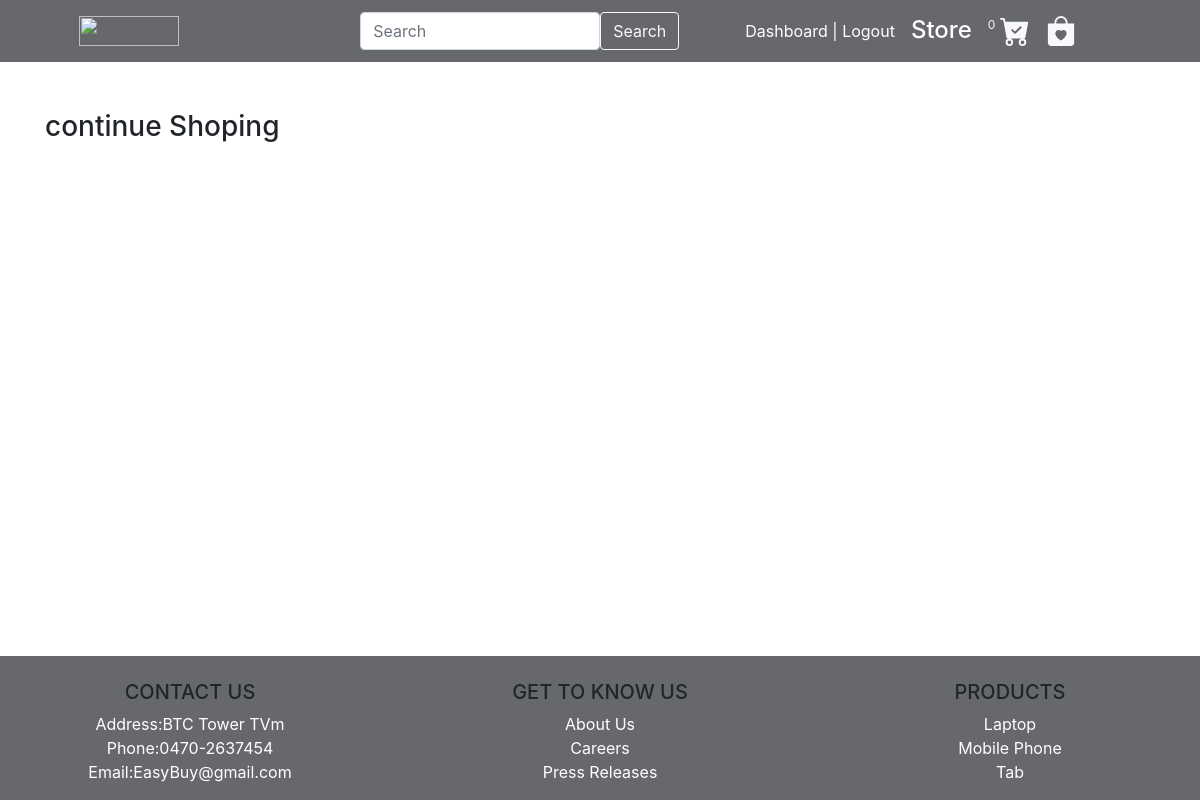
Page /cart/ (signed in) on the earlier database version.
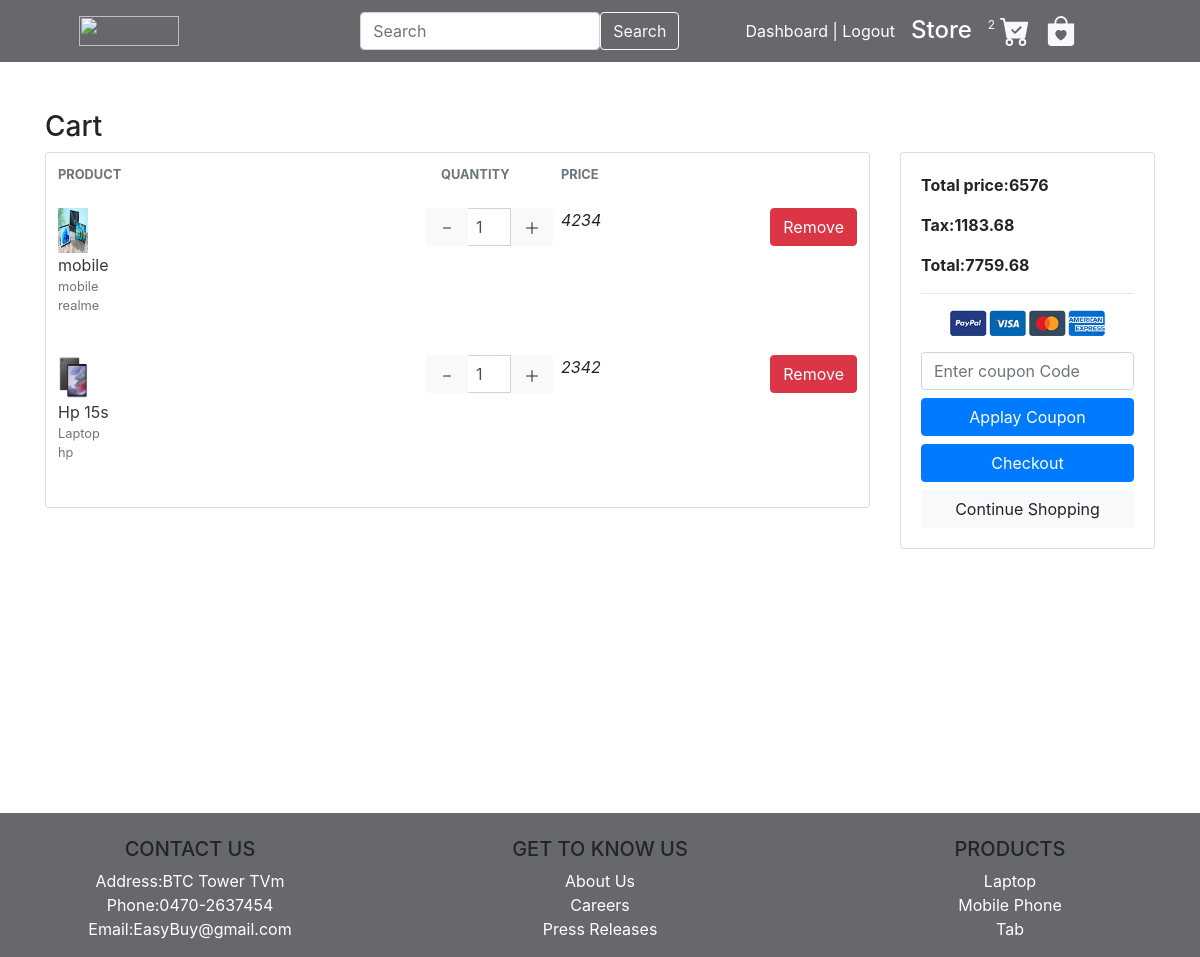
Same page on the later database version.
### cart/models.py (models this page shows, shortened)
class Cartitem(models.Model):
    user=models.ForeignKey(Account,on_delete=models.CASCADE,null=True,)
    products=models.ForeignKey(product,on_delete=models.CASCADE)
    variations=models.ManyToManyField(Variation,default=True)
    cart=models.ForeignKey(Cart,on_delete=models.CASCADE,null=True)
    quantity=models.IntegerField()
    is_active=models.BooleanField(default=True)

### product/models.py (models this page shows, shortened)
class product(models.Model):
    product_name=models.CharField(max_length=200,default='')
    product_model=models.CharField(max_length=50,default='')
    slug=models.SlugField(max_length=500,unique=True,default=uuid.uuid1)
    description=models.TextField(max_length=100)
    ram=models.TextField(max_length=50)
    Screensize=models.TextField(max_length=200)
    processor=models.TextField(max_length=100)
    storage=models.TextField(max_length=100)
    price=models.IntegerField()
    stock=models.IntegerField()
    image1 = models.ImageField(upload_to='photo/storetem',default='')
    image2 = models.ImageField(upload_to='photo/storetem',default='')
    image3 = models.ImageField(upload_to='photo/storetem',default='')
    category=models.ForeignKey(category,on_delete=models.CASCADE)
    brand = models.ForeignKey(brand, on_delete=models.CASCADE)
    is_available=models.BooleanField(default=True)
    new_price=models.IntegerField(default=0)
    discount=models.CharField(max_length=100,default=0)

### category/models.py (models this page shows, shortened)
class category(models.Model):
    category_name = models.CharField(max_length=50, unique=True)
    slug = models.SlugField(max_length=50, unique=True)
    description = models.TextField(max_length=224, blank=True)
    cat_image = models.ImageField(upload_to='photo/categories', blank=True)
    def __str__(self):
        return self.category_name

### brand/models.py (models this page shows)
class brand(models.Model):
    brand_name = models.CharField(max_length=50, unique=True)
    slug = models.SlugField(max_length=50, unique=True)
    description = models.TextField(max_length=224, blank=True)
    brand_image = models.ImageField(upload_to='photo/brand', blank=True)
    def __str__(self):
        return self.brand_name

### cart/views.py (the view)
# urls.py: path('', views.cart, name='cartpage'),
def cart(request, total=0, quntity=0, cart_items=None):
    try:
        reduction=0
        tax = 0
        granttotal = 0
        if request.user.is_authenticated:
            cart_items=Cartitem.objects.filter(user=request.user,is_active=True)
            if 'coupon_code' in request.session:
                print(request.session['coupon_code'])
                coupon = Coupon.objects.get(coupon_code=request.session['coupon_code'])
                reduction = coupon.amount
                print(reduction)
                a = cart_items.count()
                if a <= 0:
                    del request.session['coupon_code']
            else:
                reduction = 0
        else:
            cart = Cart.objects.get(cart_id=_cart_id(request))
            cart_items = Cartitem.objects.filter(cart=cart, is_active=True)
        for cart_item in cart_items:
            if cart_item.products.new_price !=0:
                total = total + (cart_item.products.new_price * cart_item.quantity)
            else:
                total = total + (cart_item.products.price * cart_item.quantity)
            quntity = quntity + cart_item.quantity
            tax = (18 * total) / 100
            granttotal = total + tax-reduction
    except ObjectDoesNotExist:
        pass
    print(granttotal)
    context = {
        'total': total,
        'quntity': quntity,
        'cart_items': cart_items,
        'tax': tax,
        'granttotal': granttotal
    }
    return render(request, 'cart/cartview.html', context)

### cart/context_processors.py (called while the page is built)
def counder(request):
    cart_count = 0
    if 'admin' in request.path:
        return {}
    else:
        try:
            cart = Cart.objects.filter(cart_id=_cart_id(request))
            if request.user.is_authenticated:
                cart_items=Cartitem.objects.all().filter(user=request.user)
            else:
                cart_items = Cartitem.objects.all().filter(cart=cart[:1])
            for cart_item in cart_items:
                cart_count += cart_item.quantity
        except Cart.DoesNotExist:
            cart_count = 0
    return dict(cart_count=cart_count)

### cart/views.py (called while the page is built)
def _cart_id(request):
    cart = request.session.session_key
    if not cart:
        cart = request.session.create()
    return cart

### category/context_processors.py (called while the page is built)
def menu_links(request):
    links=category.objects.all()
    return  dict(links=links)

### templates/cart/cartview.html (shortened to what the changed rows need)
{%extends "base/basecode.html" %}
{% load static %}
{%block content%}
<section class="section-content padding-y bg mt-5">
    <div class="container">
        {% if not cart_items %}
        <h3>continue Shoping</h3>
        <br>
        <br>
        <br>
        <br>
        <br>
        <br>
        <br>
        <br>
        <br>
        <br>
        {% else %}
        <h3>Cart</h3>
        <div class="row">
            <aside class="col-lg-9">
                <div class="card">
                    <table class="table table-borderless table-shopping-cart">
                        <thead class="text-muted">
                        <tr class="small text-uppercase">
                            <th scope="col">Product</th>
                            <th scope="col" width="120">Quantity</th>
                            <th scope="col" width="120">Price</th>
                            <th scope="col" class="text-right" width="200"></th>
                        </tr>
                        </thead>
                        <tbody>
                        {%for x in cart_items %}
                        <tr>
                            <td>
                                <figure class="itemside align-items-center">
                                    <div class="aside"><img src="{{x.products.image1.url}}" height="45" width="30" class="img-sm"></div>
                                    <figcaption class="info">
                                        <a href="#" class="title text-dark">{{x.products.product_name}}</a>
                                        <p class="text-muted small">{{x.products.category}} <br>
                                            {{x.products.brand}}<br>
                                        </p>
                                    </figcaption>
                                </figure>
                            </td>
                            <td>
                                <div class="row">
                                    <div class="input-group input-spinner">
                                        <div class="input-group-prepend">
                                            <a href="{% url 'remove_cart' x.products.id x.id %}" class="btn btn-light"
                                               type="button">
                                                <svg xmlns="http://www.w3.org/2000/svg" width="16" height="16"
                                                     fill="currentColor" class="bi bi-dash m" viewBox="0 0 16 16"   >
                                                    <path d="M4 8a.5.5 0 0 1 .5-.5h7a.5.5 0 0 1 0 1h-7A.5.5 0 0 1 4 8z"/>
                                                </svg>
                                            </a>
                                        </div>
                                        <input type="text" class="form-control px-2" value="{{x.quantity}}" >
                                        <div class="input-group-prepend">
                                            <form action="{% url 'add_cart' x.products.id%}" method="post">
                                                    <button class="btn btn-light"
                                                            type="submit">
                                                        <svg xmlns="http://www.w3.org/2000/svg" width="16" height="16"
                                                             fill="currentColor" class="bi bi-plus-lg"
                                                             viewBox="0 0 16 16">
                                                            <path fill-rule="evenodd"
                                                                  d="M8 2a.5.5 0 0 1 .5.5v5h5a.5.5 0 0 1 0 1h-5v5a.5.5 0 0 1-1 0v-5h-5a.5.5 0 0 1 0-1h5v-5A.5.5 0 0 1 8 2Z"/>
                                                        </svg>
                                                    </button>
                                                </form>
                                        </div>
                                    </div>
                                </div>
                            </td>
                            <td>
                                <div class="price-wrap">
                                    {%if x.products.new_price != 0 %}
                                    <var class="price">{{x.products.new_price}}</var>
                                    <small class="text-muted"> </small>
                                    {%else%}
                                    <var class="price">{{x.products.price}}</var>
                                    {%endif%}
                                </div>
                            </td>
                            <td class="text-right">
                                <a href=" {% url 'remove_cart_item' x.products.id x.id%}" class="btn btn-danger"> Remove</a>
                            </td>
                        </tr>
                        {%endfor%}
                        </tbody>
                    </table>
                </div>
            </aside>
            <aside class="col-lg-3">
                <div class="card">
                    <div class="card-body">
                        <dl class="dlist-align">
                            <dt>Total price:{{total}}</dt>
                        </dl>
                        <dl class="dlist-align">
                            <dt>Tax:{{tax}}</dt>
                        </dl>
                        <dl class="dlist-align">
                            <dt>Total:{{granttotal}}</dt>
                        </dl>
                        <hr>
                        <p class="text-center mb-3">
                            <img src="{% static 'home/payments.png'%}" height="26">
                        </p>
                        {%if user.is_authenticated %}
                        <form method="post" action="{%url 'coupon' %}">
                        <input type="text" name="coupon" placeholder="Enter coupon Code" class="mb-2 form-control" >
                        <button type="submit" class="btn btn-primary btn-block mb-2"> Applay Coupon </button>
                        </form>
                        {%endif%}
                        <a href="{% url 'checkout'%}" class="btn btn-primary btn-block"> Checkout </a>
                        <a href="{%url 'storepage'%}" class="btn btn-light btn-block">Continue Shopping</a>
                    </div>
                </div>
            </aside>
        </div>
        {%endif%}
    </div>
</section>
{% endblock%}

Differences in the rows shown:
added Cartitem: products.image1 (picture), products.product_name "mobile", products.category "mobile", products.brand "realme", quantity "1", products.price "4234"
added Cartitem: products.image1 (picture), products.product_name "Hp 15s", products.category "Laptop", products.brand "hp", quantity "1", products.price "2342"
Other differences:
{{ cart_count }}: "0" → "2"
{{ total }}: (not shown) → "6576"
{{ tax }}: (not shown) → "1183.68"
{{ granttotal }}: (not shown) → "7759.68"
text no longer shown: "continue Shoping"
text now shown: "Cart PRODUCT QUANTITY PRICE Total price: Tax: Total: Applay Coupon Checkout Continue Shopping"
